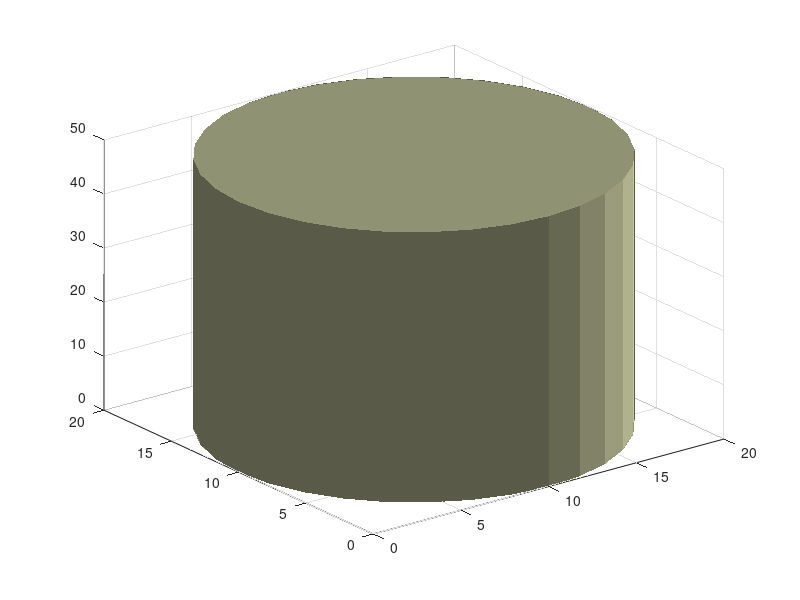

MATLAB code for this plot: (Note: this script raises an error after producing the figure.)
clc;clear;
%% parameters initializing
% cylinder
r_cylinder = 10;
h_cylinder = 50;
p0_cylinder = [10,10,0];
p1_cylinder = p0_cylinder + h_cylinder*[0 0 1];
% circle
center = [0,0,40];
radius = 10;
L = 12;
theta = 2*pi/L;

%% draw cylinder
figure;
cylinder = [p0_cylinder p1_cylinder r_cylinder];
drawCylinder(cylinder,'FaceColor',[0.97,0.98,0.78]);
light;

%% draw circle
hold on; 
drawCircle3d([center radius 0 0], 'LineWidth', 2, 'Color', [0,0,0]);
% axis equal;
axis([-10 20 -10 20 0 60]);

%% draw lines
for i = 1:L
    line = [center cos(i*theta) sin(i*theta) 0];
    points = intersectLineCylinder(line, cylinder);
    nrow = size(points,1);
    if  nrow == 1
        if norm(points-center) + norm(points-(center+radius*[cos(i*theta) sin(i*theta) 0])) > radius
            drawEdge3d([center;center+radius*[cos(i*theta) sin(i*theta) 0]],'k');
        else
            % drawLine3d(line,'Color','k');
            drawEdge3d([center;points(1,:)],'r');
        end
    elseif nrow == 2
        if norm(center'-points(1,:)')<norm(center-points(2,:))
            if norm(points(1,:)-center) + norm(points(1,:)-(center+radius*[cos(i*theta) sin(i*theta) 0])) > radius
                drawEdge3d([center;center+radius*[cos(i*theta) sin(i*theta) 0]],'k');
            else
                drawEdge3d([center;points(1,:)],'r');
            end
        else
            if norm(points(2,:)-center) + norm(points(2,:)-(center+radius*[cos(i*theta) sin(i*theta) 0])) > radius
                drawEdge3d([center;center+radius*[cos(i*theta) sin(i*theta) 0]],'k');
            else
                drawEdge3d([center;points(1,:)],'r');
            end
        end
    else
        drawEdge3d([center;center+radius*[cos(i*theta) sin(i*theta) 0]],'k')
    end
end
hold off;